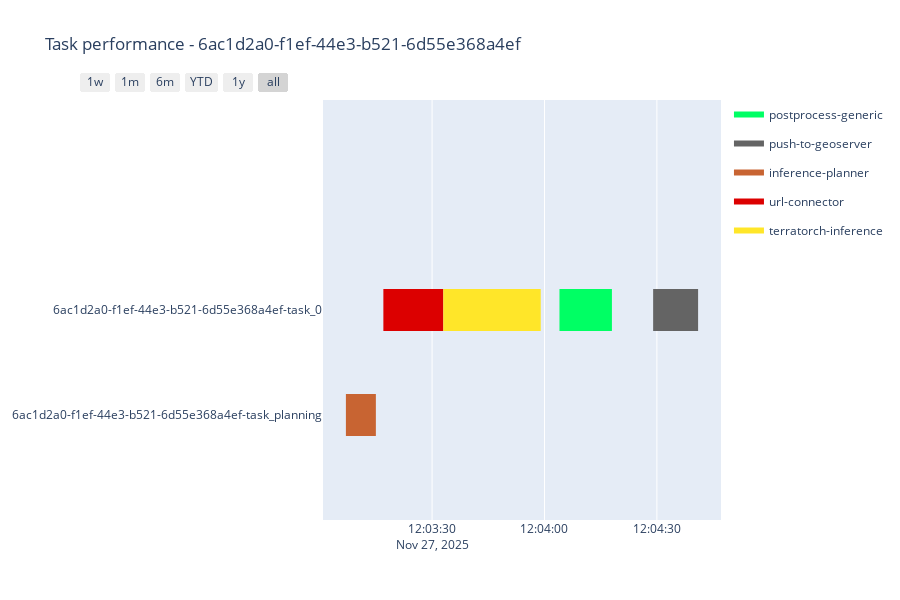

The notebook cell this image was saved under:
### Code cell
gswidgets.view_inference_process_timeline(gfm_client, inference_id = response["id"])

### Figure 1 — Plotly figure (JSON) as saved in the notebook; plotly's stock layout.template omitted (floating-point values rounded to 4 significant figures)
{"data": [{"fill": "toself", "fillcolor": "rgb(0, 255, 100)", "hoverinfo": "name", "legendgroup": "rgb(0, 255, 100)", "mode": "none", "name": "postprocess-generic", "type": "scatter", "x": ["2025-11-27T12:04:04", "2025-11-27T12:04:18", "2025-11-27T12:04:18", "2025-11-27T12:04:04"], "y": [0.8, 0.8, 1.2, 1.2]}, {"fill": "toself", "fillcolor": "rgb(100, 100, 100)", "hoverinfo": "name", "legendgroup": "rgb(100, 100, 100)", "mode": "none", "name": "push-to-geoserver", "type": "scatter", "x": ["2025-11-27T12:04:29", "2025-11-27T12:04:41", "2025-11-27T12:04:41", "2025-11-27T12:04:29"], "y": [0.8, 0.8, 1.2, 1.2]}, {"fill": "toself", "fillcolor": "rgb(200, 100, 50)", "hoverinfo": "name", "legendgroup": "rgb(200, 100, 50)", "mode": "none", "name": "inference-planner", "type": "scatter", "x": ["2025-11-27T12:03:07", "2025-11-27T12:03:15", "2025-11-27T12:03:15", "2025-11-27T12:03:07"], "y": [-0.2, -0.2, 0.2, 0.2]}, {"fill": "toself", "fillcolor": "rgb(220, 0, 0)", "hoverinfo": "name", "legendgroup": "rgb(220, 0, 0)", "mode": "none", "name": "url-connector", "type": "scatter", "x": ["2025-11-27T12:03:17", "2025-11-27T12:03:33", "2025-11-27T12:03:33", "2025-11-27T12:03:17"], "y": [0.8, 0.8, 1.2, 1.2]}, {"fill": "toself", "fillcolor": "rgb(255, 230, 41)", "hoverinfo": "name", "legendgroup": "rgb(255, 230, 41)", "mode": "none", "name": "terratorch-inference", "type": "scatter", "x": ["2025-11-27T12:03:33", "2025-11-27T12:03:59", "2025-11-27T12:03:59", "2025-11-27T12:03:33"], "y": [0.8, 0.8, 1.2, 1.2]}, {"legendgroup": "rgb(0, 255, 100)", "marker": {"color": "rgb(0, 255, 100)", "opacity": 0, "size": 1}, "mode": "markers", "name": "", "showlegend": false, "text": [null, null], "type": "scatter", "x": ["2025-11-27T12:04:04", "2025-11-27T12:04:18"], "y": [1, 1]}, {"legendgroup": "rgb(100, 100, 100)", "marker": {"color": "rgb(100, 100, 100)", "opacity": 0, "size": 1}, "mode": "markers", "name": "", "showlegend": false, "text": [null, null], "type": "scatter", "x": ["2025-11-27T12:04:29", "2025-11-27T12:04:41"], "y": [1, 1]}, {"legendgroup": "rgb(200, 100, 50)", "marker": {"color": "rgb(200, 100, 50)", "opacity": 0, "size": 1}, "mode": "markers", "name": "", "showlegend": false, "text": [null, null], "type": "scatter", "x": ["2025-11-27T12:03:07", "2025-11-27T12:03:15"], "y": [0, 0]}, {"legendgroup": "rgb(220, 0, 0)", "marker": {"color": "rgb(220, 0, 0)", "opacity": 0, "size": 1}, "mode": "markers", "name": "", "showlegend": false, "text": [null, null], "type": "scatter", "x": ["2025-11-27T12:03:17", "2025-11-27T12:03:33"], "y": [1, 1]}, {"legendgroup": "rgb(255, 230, 41)", "marker": {"color": "rgb(255, 230, 41)", "opacity": 0, "size": 1}, "mode": "markers", "name": "", "showlegend": false, "text": [null, null], "type": "scatter", "x": ["2025-11-27T12:03:33", "2025-11-27T12:03:59"], "y": [1, 1]}], "layout": {"height": 600, "hovermode": "closest", "showlegend": true, "title": {"text": "Task performance - 6ac1d2a0-f1ef-44e3-b521-6d55e368a4ef"}, "xaxis": {"rangeselector": {"buttons": [{"count": 7, "label": "1w", "step": "day", "stepmode": "backward"}, {"count": 1, "label": "1m", "step": "month", "stepmode": "backward"}, {"count": 6, "label": "6m", "step": "month", "stepmode": "backward"}, {"count": 1, "label": "YTD", "step": "year", "stepmode": "todate"}, {"count": 1, "label": "1y", "step": "year", "stepmode": "backward"}, {"step": "all"}]}, "showgrid": true, "type": "date", "zeroline": false}, "yaxis": {"autorange": false, "range": [-1, 3], "showgrid": false, "ticktext": ["6ac1d2a0-f1ef-44e3-b521-6d55e368a4ef-task_planning", "6ac1d2a0-f1ef-44e3-b521-6d55e368a4ef-task_0"], "tickvals": [0, 1], "zeroline": false}}}
